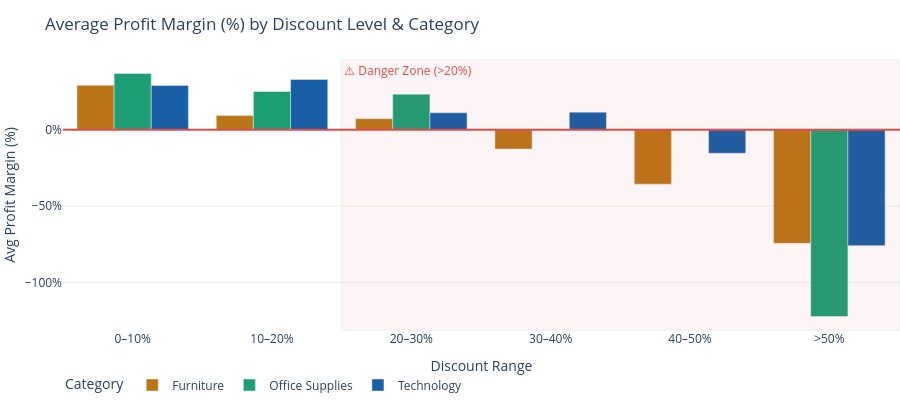

Source (notebook cell):
### Markdown cell above
---
## Chapter 3 — The 3 Key Insights

---

### 🔍 Insight #1 — Discounts Above 20% Systematically Destroy Margin

**Finding:** Orders with a discount above 20% have an average profit margin of **–15% to –30%** depending on category. This is not a pricing anomaly — it is a systemic pattern affecting **22% of all orders**.

**Impact:** Eliminating or capping high-discount orders could recover an estimated **$35,000–$50,000** in annual profit.

### Code cell
bins   = [0, 0.10, 0.20, 0.30, 0.40, 0.50, 1.01]
labels = ["0–10%", "10–20%", "20–30%", "30–40%", "40–50%", ">50%"]
df["Discount Bucket"] = pd.cut(df["Discount"], bins=bins, labels=labels, right=False)

disc = df.groupby(["Discount Bucket", "Category"], observed=True).agg(
    Avg_Margin=("Profit Margin %", "mean"),
    Orders=("Order ID", "count"),
).reset_index()

fig = px.bar(
    disc, x="Discount Bucket", y="Avg_Margin",
    color="Category",
    color_discrete_map={"Technology":C["blue"],"Office Supplies":C["green"],"Furniture":C["amber"]},
    barmode="group",
    title="Average Profit Margin (%) by Discount Level & Category",
    labels={"Avg_Margin": "Avg Profit Margin (%)", "Discount Bucket": "Discount Range"},
)
fig.add_hline(y=0, line_color=C["red"], line_width=2,
              annotation_text="Breakeven", annotation_position="right",
              annotation_font_color=C["red"])
fig.add_vrect(x0=1.5, x1=5.5, fillcolor=C["red"], opacity=0.05,
              annotation_text="⚠️ Danger Zone (>20%)",
              annotation_position="top left",
              annotation_font_color=C["red"])
fig.update_layout(
    height=400, plot_bgcolor="white", paper_bgcolor="white",
    margin=dict(l=0, r=0, t=60, b=0),
    yaxis=dict(ticksuffix="%", showgrid=True, gridcolor="#F0EEE8"),
    legend=dict(orientation="h", y=-0.15),
    font=dict(size=12),
)
fig.show()

### Figure 1 — Plotly figure (JSON) as saved in the notebook; plotly's stock layout.template omitted (floating-point values rounded to 4 significant figures)
{"data": [{"alignmentgroup": "True", "hovertemplate": "Category=Furniture<br>Discount Range=%{x}<br>Avg Profit Margin (%)=%{y}<extra></extra>", "legendgroup": "Furniture", "marker": {"color": "#BA7517", "pattern": {"shape": ""}}, "name": "Furniture", "offsetgroup": "Furniture", "orientation": "v", "showlegend": true, "textposition": "auto", "type": "bar", "x": ["0–10%", "10–20%", "20–30%", "30–40%", "40–50%", ">50%"], "xaxis": "x", "y": [29.0, 9.201, 7.159, -12.65, -35.62, -74.33], "yaxis": "y"}, {"alignmentgroup": "True", "hovertemplate": "Category=Office Supplies<br>Discount Range=%{x}<br>Avg Profit Margin (%)=%{y}<extra></extra>", "legendgroup": "Office Supplies", "marker": {"color": "#1D9E75", "pattern": {"shape": ""}}, "name": "Office Supplies", "offsetgroup": "Office Supplies", "orientation": "v", "showlegend": true, "textposition": "auto", "type": "bar", "x": ["0–10%", "10–20%", "20–30%", ">50%"], "xaxis": "x", "y": [36.71, 24.93, 23.16, -122.2], "yaxis": "y"}, {"alignmentgroup": "True", "hovertemplate": "Category=Technology<br>Discount Range=%{x}<br>Avg Profit Margin (%)=%{y}<extra></extra>", "legendgroup": "Technology", "marker": {"color": "#185FA5", "pattern": {"shape": ""}}, "name": "Technology", "offsetgroup": "Technology", "orientation": "v", "showlegend": true, "textposition": "auto", "type": "bar", "x": ["0–10%", "10–20%", "20–30%", "30–40%", "40–50%", ">50%"], "xaxis": "x", "y": [28.93, 32.77, 11.05, 11.43, -15.42, -75.83], "yaxis": "y"}], "layout": {"annotations": [{"font": {"color": "#E24B4A"}, "showarrow": false, "text": "Breakeven", "x": 1, "xanchor": "left", "xref": "x domain", "y": 0, "yanchor": "middle", "yref": "y"}, {"font": {"color": "#E24B4A"}, "showarrow": false, "text": "⚠️ Danger Zone (>20%)", "x": 1.5, "xanchor": "left", "xref": "x", "y": 1, "yanchor": "top", "yref": "y domain"}], "barmode": "group", "font": {"size": 12}, "height": 400, "legend": {"orientation": "h", "title": {"text": "Category"}, "tracegroupgap": 0, "y": -0.15}, "margin": {"b": 0, "l": 0, "r": 0, "t": 60}, "paper_bgcolor": "white", "plot_bgcolor": "white", "shapes": [{"line": {"color": "#E24B4A", "width": 2}, "type": "line", "x0": 0, "x1": 1, "xref": "x domain", "y0": 0, "y1": 0, "yref": "y"}, {"fillcolor": "#E24B4A", "opacity": 0.05, "type": "rect", "x0": 1.5, "x1": 5.5, "xref": "x", "y0": 0, "y1": 1, "yref": "y domain"}], "title": {"text": "Average Profit Margin (%) by Discount Level & Category"}, "xaxis": {"anchor": "y", "domain": [0, 1], "title": {"text": "Discount Range"}}, "yaxis": {"anchor": "x", "domain": [0, 1], "gridcolor": "#F0EEE8", "showgrid": true, "ticksuffix": "%", "title": {"text": "Avg Profit Margin (%)"}}}}
